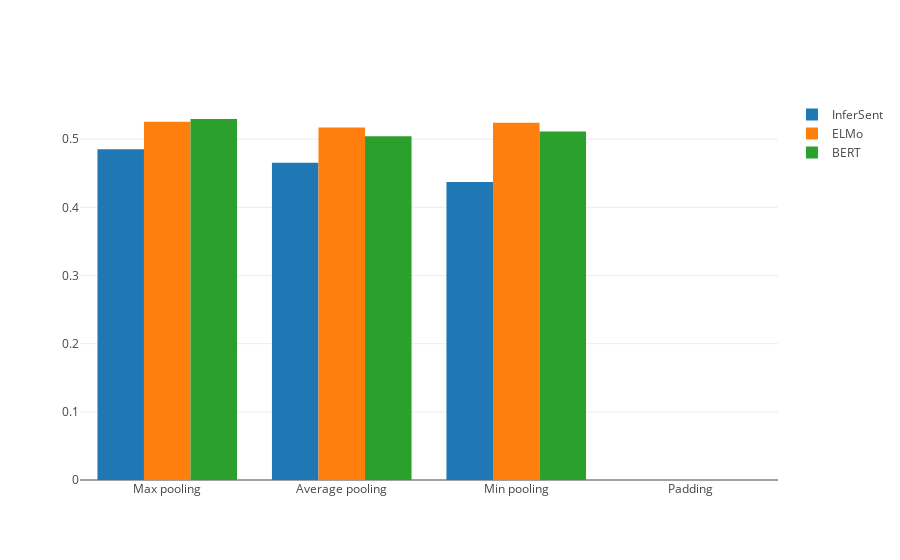

Source (notebook cell):
### Markdown cell above
<hr>

# Results

### Code cell
infersent_data = go.Bar(
    x = ['Max pooling', 'Average pooling', 'Min pooling', 'Padding'],
    y = [0.4853754940711462, 0.46561264822134385, 0.43715415019762843, 0.0],
    name = 'InferSent'
)

elmo_data = go.Bar(
    x = ['Max pooling', 'Average pooling', 'Min pooling', 'Padding'],
    y = [0.525691699604743, 0.51699604743083, 0.5241106719367589, 0.0],
    name = 'ELMo'
)

bert_data = go.Bar(
    x = ['Max pooling', 'Average pooling', 'Min pooling', 'Padding'],
    y = [0.5296442687747036, 0.5043478260869565, 0.5114624505928854, 0.0],
    name = 'BERT'
)

data = [infersent_data, elmo_data, bert_data]
layout = go.Layout(
    barmode = 'group'
)

fig = go.Figure(data = data, layout = layout)
iplot(fig)

### Figure 1 — Plotly figure (JSON) as saved in the notebook; plotly's stock layout.template omitted (floating-point values rounded to 4 significant figures)
{"data": [{"name": "InferSent", "type": "bar", "uid": "9ac0482a-d3f5-4390-b5e1-29c8bf7a018f", "x": ["Max pooling", "Average pooling", "Min pooling", "Padding"], "y": [0.4854, 0.4656, 0.4372, 0]}, {"name": "ELMo", "type": "bar", "uid": "0435555d-764b-41f2-b04e-5848ddc82721", "x": ["Max pooling", "Average pooling", "Min pooling", "Padding"], "y": [0.5257, 0.517, 0.5241, 0]}, {"name": "BERT", "type": "bar", "uid": "40970e31-95fe-40ee-b906-1de33da0ac39", "x": ["Max pooling", "Average pooling", "Min pooling", "Padding"], "y": [0.5296, 0.5043, 0.5115, 0]}], "layout": {"barmode": "group"}}
